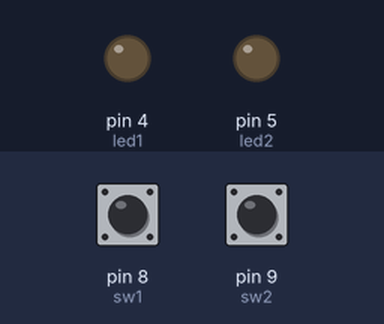
Simulated run of this sketch. Board: Arduino Uno, built with avr-gcc and run on an emulated ATmega328P. Parts: output pins drawn as LEDs (lit = HIGH). Inputs (shaded band) come from the test bench; at power-on: pin 8 (sw1) LOW, pin 9 (sw2) HIGH.

Above: at 0.35 s.
At 39.0 s:
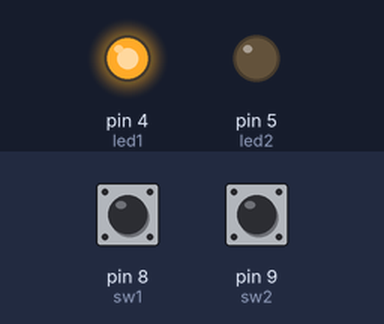
Timing chart, 0 to 40.0 s (numbered marks = the images above):
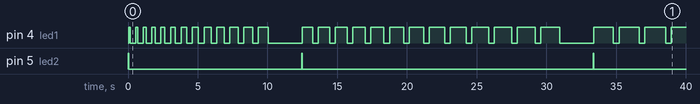

The sketch:

assign1.ino
```cpp
int sw1 = 8;
int sw2 = 9;
int led1 = 4;
int led2 = 5;
int rsw1 = 0;
int rsw2 = 0;
int p = 100;
int q = 400;
int r = 10;
int s = 2000;

void setup() {
  // put your setup code here, to run once:
  pinMode(sw1, INPUT);
  pinMode(sw2, INPUT);
  pinMode(led1, OUTPUT);
  pinMode(led2, OUTPUT);
}

void loop() {
  // put your main code here, to run repeatedly:
  rsw1 = digitalRead(sw1);
  rsw2 = digitalRead(sw2);
  if(rsw2 == LOW)
    {
      digitalWrite(led2, HIGH);
      delay(50);
      digitalWrite(led2, LOW);

      for(int i =0;i<r;i++)
      {
        rsw1 = digitalRead(sw1);
        if(rsw1 == HIGH)
        {
          digitalWrite(led1,LOW);
          digitalWrite(led2, LOW);
        }
        else{
          digitalWrite(led1, HIGH);
          delay(p);
          digitalWrite(led1, LOW);
          delay(q);
          p = p+50;

        }

      }
      digitalWrite(led1, LOW);
      delay(s);
    }
  else{

      digitalWrite(led2, HIGH);
      delay(50);
      digitalWrite(led2, LOW);

      for(int i =0;i<(r+3);i++)
      {
        rsw1 = digitalRead(sw1);
        if(rsw1 == HIGH)
        {
          digitalWrite(led1,LOW);
          digitalWrite(led2, LOW);
        }
        else{
          digitalWrite(led1, HIGH);
          delay(p);
          digitalWrite(led1, LOW);
          delay(q);
          p = p+50;

        }

      }
      digitalWrite(led1, LOW);
      delay(s);
    }


  }
```

Measured:
- by itself, pin 4 (led1): LOW → HIGH at 0.05 s, → LOW 0.10 s later, → HIGH 0.40 s later, → LOW 0.15 s later, … (59 changes in this stretch)
- by itself, pin 5 (led2): goes HIGH 0.05 s, LOW 12.4 s, HIGH 0.05 s, LOW 20.9 s, HIGH 0.05 s, then LOW
